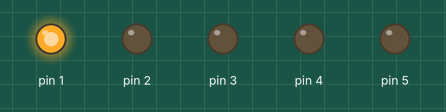
Simulated run of this sketch. Board: Arduino Uno, built with avr-gcc and run on an emulated ATmega328P. On the bench: output pins drawn as LEDs (lit = HIGH).

Above: at 0.1 s.
At 4.9 s:
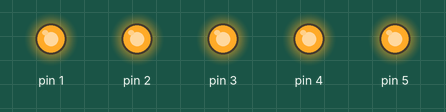
At 9.7 s:
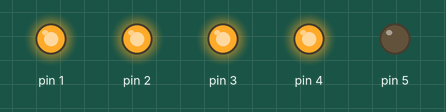
At 19.3 s:
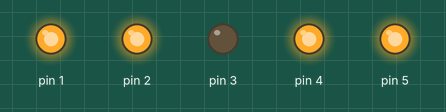
At 30.1 s:
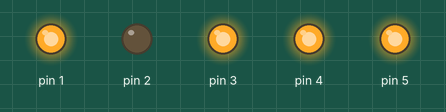
At 38.5 s:
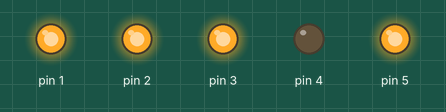
Timing chart, 0 to 40.0 s (numbered marks = the images above):
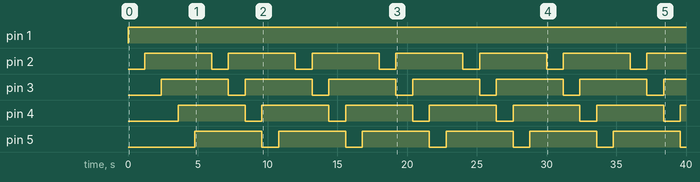

The sketch:

LEDs_blinking_in_sequence.ino
```cpp
// the setup function runs once when you press reset or power the board
//this makes the LED to blink in sequence
void setup() {
  // initialize digital pin LED_BUILTIN as an output.
  pinMode(1, OUTPUT);
  pinMode(2, OUTPUT);
  pinMode(3, OUTPUT);
  pinMode(4, OUTPUT);
  pinMode(5, OUTPUT);
}

// the loop function runs over and over again forever
void loop() {
  int i;
  for(i = 1; i<=5; i++){
    digitalWrite(i, HIGH);
    if(digitalRead(i) == HIGH){
      digitalWrite(i+1,LOW);
    }
    delay(600);

    if(digitalRead(i) == LOW){
      digitalWrite(i+1, HIGH);
    }
    delay(600);
  }
}
```

Measured:
- by itself, pin 1: LOW → HIGH at 0.00 s
- by itself, pin 2–5: alternates HIGH for 4.8 s and LOW for 1.2 s
